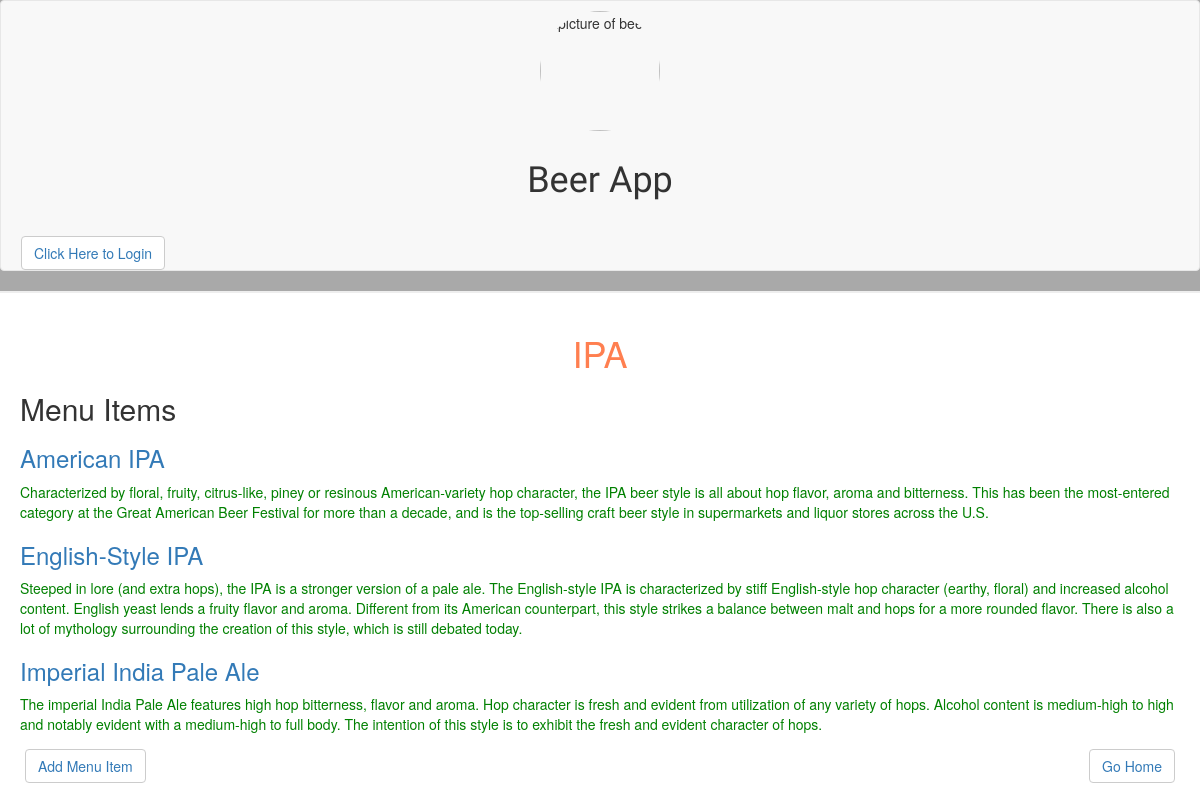
/beer/2/, run on the app's committed database.
### database_setup.py (models this page shows, shortened)
class Beer(Base):
    __tablename__ = 'beer'
    id = Column(Integer, primary_key = True)
    name = Column(String(200), nullable = False)
    user_id = Column(Integer, ForeignKey('user.id'))
    user = relationship(User)

class MenuItem(Base):
    __tablename__ = 'menu_item'
    name = Column(String(80), nullable = False)
    id = Column(Integer, primary_key = True)
    description = Column(String(250))
    beer_id = Column(Integer, ForeignKey('beer.id'))
    beer = relationship(Beer)
    user_id = Column(Integer, ForeignKey('user.id'))
    uer = relationship(User)

### project.py (the view)
@app.route('/beer/<int:beer_id>/')
def showMenu(beer_id):
    inspector = inspect(engine)
    beer = session.query(Beer).filter_by(id=beer_id).one()
    beerList = session.query(MenuItem).filter_by(beer=beer).all()
    items = session.query(MenuItem).filter_by(beer_id=beer.id).all()
    return render_template('menu.html', beer=beer,
                           items=items, beer_id=beer_id,
                           beerList=beerList, login=login_session)

### templates/menu.html (shortened to what this page needs)
<html>
<head>
	<link rel=stylesheet type=text/css href="{{ url_for('static', filename='styles.css') }}">
	<link rel=stylesheet type=text/css href="{{ url_for('static', filename='bootstrap.min.css') }}">
</head>
<body>
<header>
	<nav class= "navbar navbar-default">
		<div class="container-fluid">
			<div class="row">
				<img src="{{ url_for('static', filename='drink-beer.jpg') }}" class="logo" alt="picture of beer">
				<h1 class="app">Beer App</h1>
			</div>
		</div>
		<div class="col-xs-8">
			{%if 'username' not in login %}
			<button class="btn btn-default"><a href="{{url_for('showLogin')}}">Click Here to Login </a></button>
			{% else %}
			<button class="btn btn-default"><a href="{{url_for('gdisconnect')}}">Logout </a></button>
			{% endif %}
		</div>
</header>
<div class = 'pane'>
		<h1 class="beer-name">{{beer.name}}</h1>
	    <h2>Menu Items</h2>
		{% for beer in beerList %}
		<a href = "{{url_for('showItem', beer_id = beer.beer_id, menu_id = beer.id)}}"> <h3>{{beer.name}}</h3></a>
		<p>{{beer.description}}</p>
		{% endfor %}
	<button class="btn btn-default"><a href="{{url_for('newMenuItem', beer_id = beer_id, menu_id = items.id)}}">Add Menu Item</a></button>
	 <button class="btn btn-default go-home-button"><a href="{{ url_for('showAll') }}">Go Home</a></button>
</div>
</body>
</html>

### static/styles.css (style rules this page uses)
header { border-bottom: 2px solid #eee; background-color: #A9A9A9; }
body { display: flex; flex-direction: column; max-width: 100%; min-width: 200px; margin: 48px auto 32px; font-family: 'Titillium Web', sans-serif; background-image: }
p { color: green; }
a { text-decoration: none; font-size: 1em; }
.app { padding-top: 10px; padding-bottom: 10px; text-align: center; font-family: 'Rammetto One', cursive; }
.logo { height: 120px; width: 120px; border-radius: 50%; justify-content: flex-start; margin-top: 50px; margin-bottom: 10px; align-items: center; display: block; margin: 0 auto; }
.pane { padding:20px; }
.btn { padding:5px 15px; background:#ccc; border:0 none; cursor:pointer; -webkit-border-radius: 5px; border-radius: 5px; margin: 5px; text-decoration: none; }
.go-home-button { display: block; float: right; }
.container-fluid { padding: 5px; margin: 5px; border-color: #999999; background-color: ##696969; }
.beer-name { text-align: center; color: coral; }

### data on the page
Beer: name "IPA"
MenuItem: name "American IPA", description "Characterized by floral, fruity, citrus-like, piney or resinous American-variety hop character, the IPA beer style is all about hop flavor, aroma and bitterness. This has been the most-entered category at the Great American Beer Festival for more than a decade, and is the top-selling craft beer style in supermarkets and liquor stores across the U.S."
MenuItem: name "English-Style IPA", description "Steeped in lore (and extra hops), the IPA is a stronger version of a pale ale. The English-style IPA is characterized by stiff English-style hop character (earthy, floral) and increased alcohol content. English yeast lends a fruity flavor and aroma. Different from its American counterpart, this style strikes a balance between malt and hops for a more rounded flavor. There is also a lot of mythology surrounding the creation of this style, which is still debated today."
MenuItem: name "Imperial India Pale Ale", description "The imperial India Pale Ale features high hop bitterness, flavor and aroma. Hop character is fresh and evident from utilization of any variety of hops. Alcohol content is medium-high to high and notably evident with a medium-high to full body. The intention of this style is to exhibit the fresh and evident character of hops."
